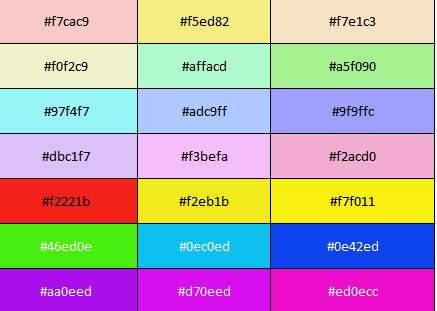

This figure's Python source:
# -*- coding: utf-8 -*-
"""
Created on Tue Jan 14 11:52:45 2020

@author: JLi
"""
import os,time
import pandas as pd
import numpy as np


Colors=['#f7cac9','#f5ed82','#f7e1c3','#f0f2c9','#affacd','#a5f090','#97f4f7',
        '#adc9ff','#9f9ffc','#dbc1f7','#f3befa','#f2acd0','#f2221b','#f2eb1b',
        '#f7f011','#46ed0e','#0ec0ed','#0e42ed','#aa0eed','#d70eed','#ed0ecc']


                        	
import os,time
import pandas as pd
import numpy as np
from scipy.interpolate import interp1d

Colors=['#f7cac9','#f5ed82','#f7e1c3','#f0f2c9','#affacd','#a5f090','#97f4f7',
        '#adc9ff','#9f9ffc','#dbc1f7','#f3befa','#f2acd0','#f2221b','#f2eb1b',
        '#f7f011','#46ed0e','#0ec0ed','#0e42ed','#aa0eed','#d70eed','#ed0ecc']

Colors=np.array(Colors)
df=pd.DataFrame(Colors.reshape([7,3]))
savefilename='CorlorSheet.xlsx'
def excel_wrap_save(df,savefilename,sheetname='Sheet1'):
    #savefilename=os.path.join(savePath,'result_all.xlsx')
       
    writer = pd.ExcelWriter(savefilename, engine='xlsxwriter')
    df.to_excel(writer,sheet_name=sheetname, startrow=1, header=False,index=False)
    workbook  = writer.book
    worksheet = writer.sheets['Sheet1']
    
    # Add a header format.
    header_format = workbook.add_format({
        'bold': True,
        'text_wrap': True,
        'valign': 'top',
        'fg_color': '#fff8b6',
        'border': 1})
    
    for ind_num, ind_value in  enumerate(df.index.values):
        for col_num, col_value in enumerate(df.columns.values): 
            format1 = workbook.add_format({ 
                    'fg_color': df.loc[ind_value,col_value], 'border': 1})           
            worksheet.write(ind_num+1,col_num,df.loc[ind_value,col_value],format1)
            
                    
            
    # Close the Pandas Excel writer and output the Excel file.
    writer.save()
      
